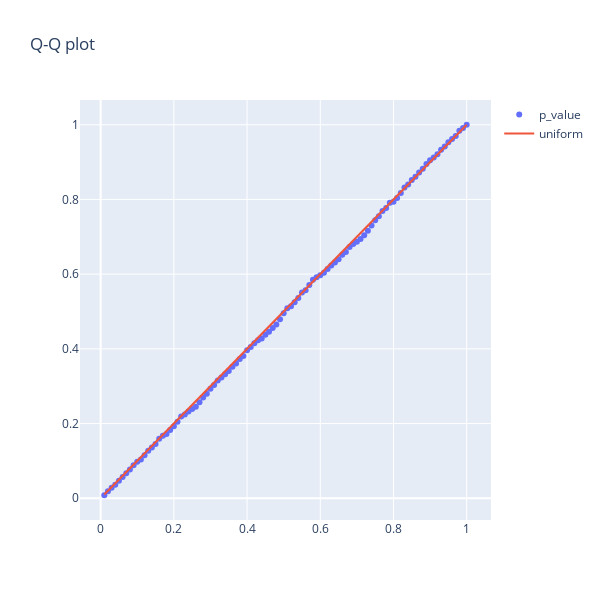

The code cell stored with this chart in its notebook:
### Markdown cell above
T-test, нормальное распределение

### Code cell
plot_qq(stats.norm.rvs, stats.ttest_ind)
